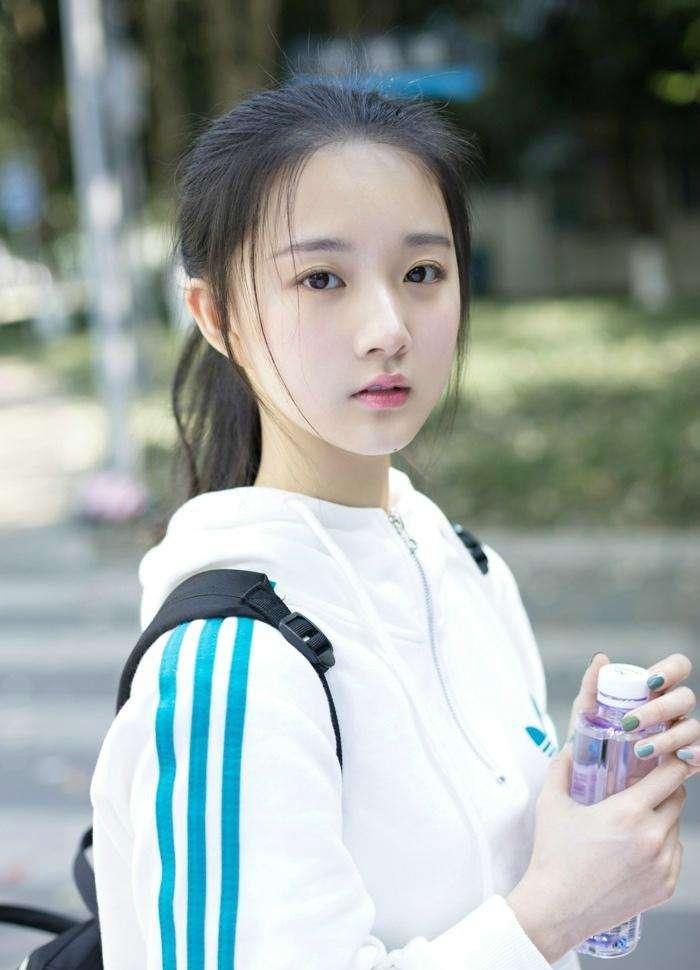
#> input picture PicRec/ALL_Other/ImagePY/img16.jpg, 700 x 970 px
$ python image16_1.py
#> lines starting #> are read from the running program, lines starting #| are printed output that depends on the picture
#> further down, img is the input picture: shape (970, 700, 3); mean B, G, R 158.1, 161, 152.6
# -*- coding: utf-8 -*-
import cv2 as cv


# 图像梯度：索贝尔算子
def sobel_image(image):
    grad_x = cv.Sobel(image, cv.CV_32F, 1, 0)  # x方向的导数
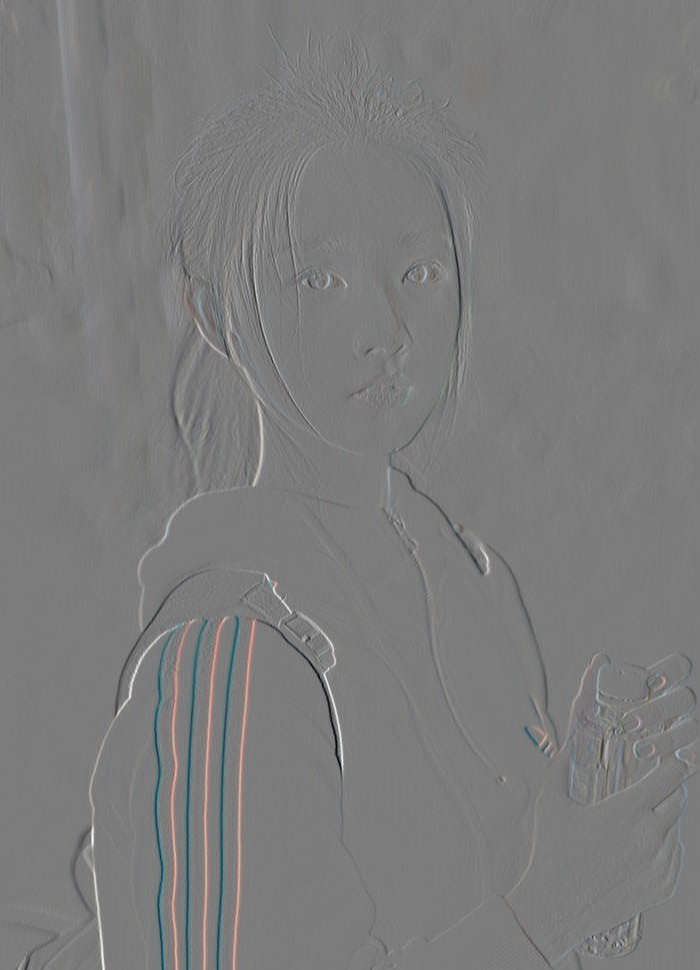
#> grad_x: shape (970, 700, 3) float32; mean B, G, R -0.7, -0.6, -0.6; drawn with min black and max white
    grad_y = cv.Sobel(image, cv.CV_32F, 0, 1)  # y方向的导数
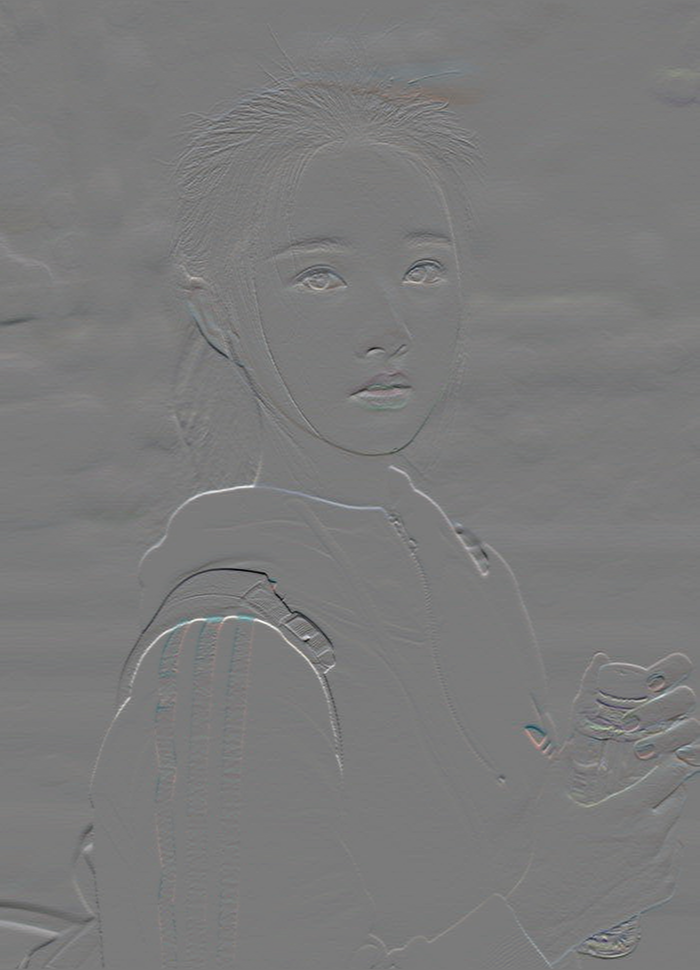
#> grad_y: shape (970, 700, 3) float32; mean B, G, R 1.3, 1.2, 1.1; drawn with min black and max white
    gradx = cv.convertScaleAbs(grad_x)
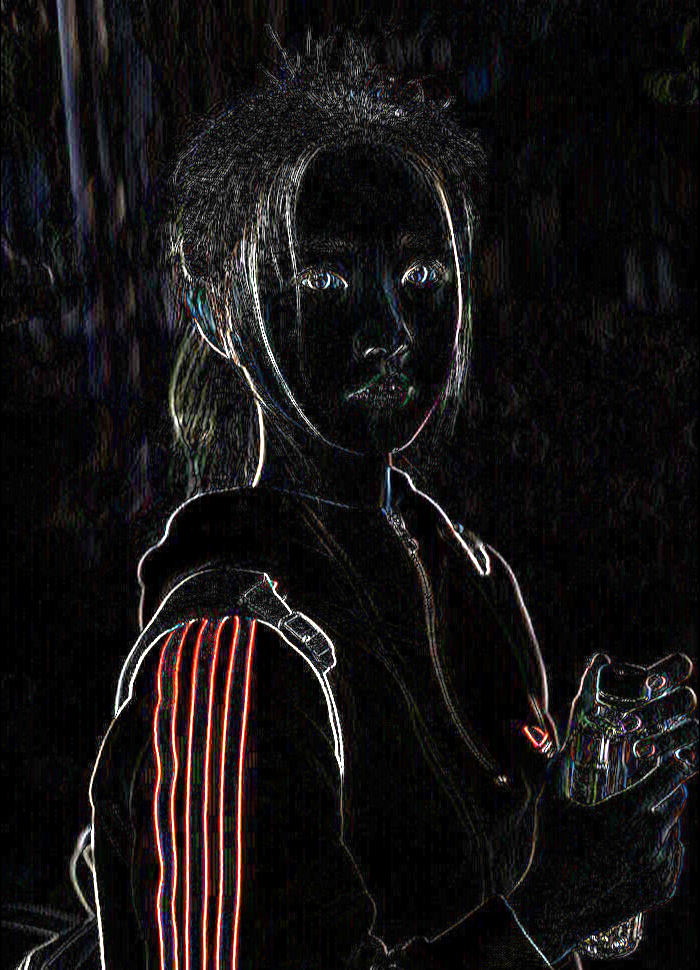
#> gradx: shape (970, 700, 3); mean B, G, R 19.1, 18.7, 21.4
    grady = cv.convertScaleAbs(grad_y)
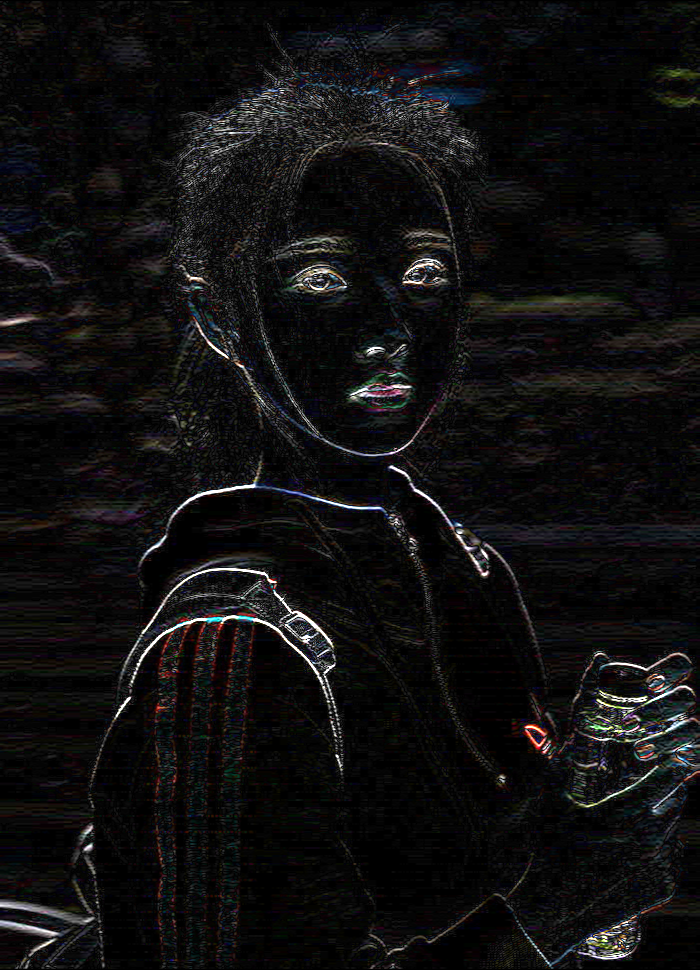
#> grady: shape (970, 700, 3); mean B, G, R 15.9, 15.6, 16.3
    cv.imshow('x方向：', gradx)  # 颜色变化在水平分层
    cv.imshow('y方向', grady)  # 颜色变化在垂直分成
    gradxy = cv.addWeighted(gradx, 0.5, grady, 0.5, 0)
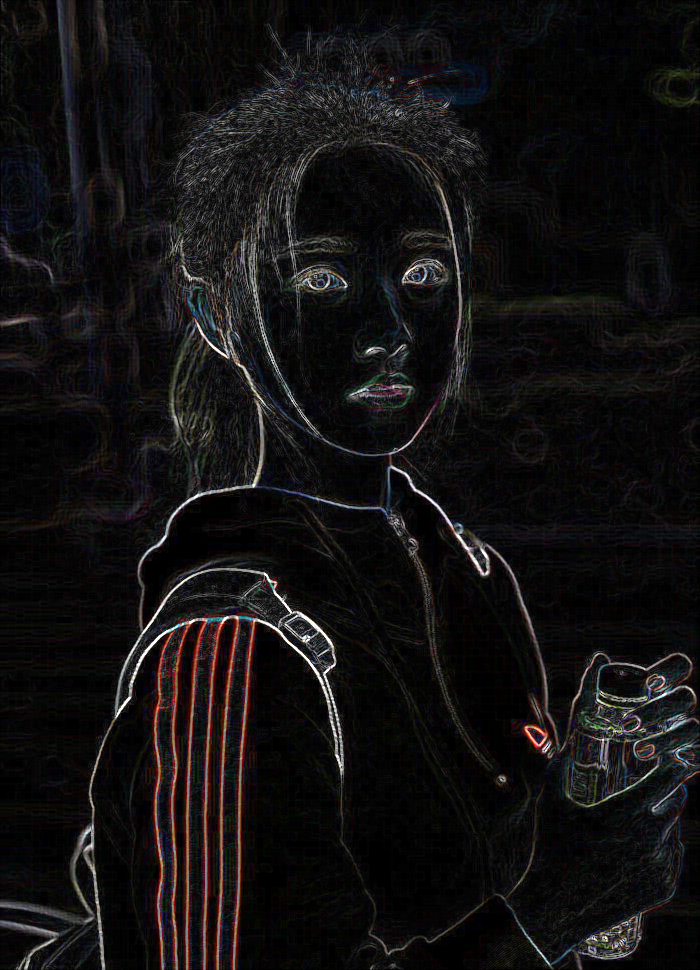
#> gradxy: shape (970, 700, 3); mean B, G, R 17.5, 17.2, 18.8
    cv.imshow('hecheng:', gradxy)


img = cv.imread('img16.jpg')
cv.imshow('yuanLai', img)
sobel_image(img)
cv.waitKey()
cv.destroyAllWindows()

$ run again, with PicRec/ALL_Other/ImagePY/img14.jpg copied over PicRec/ALL_Other/ImagePY/img16.jpg
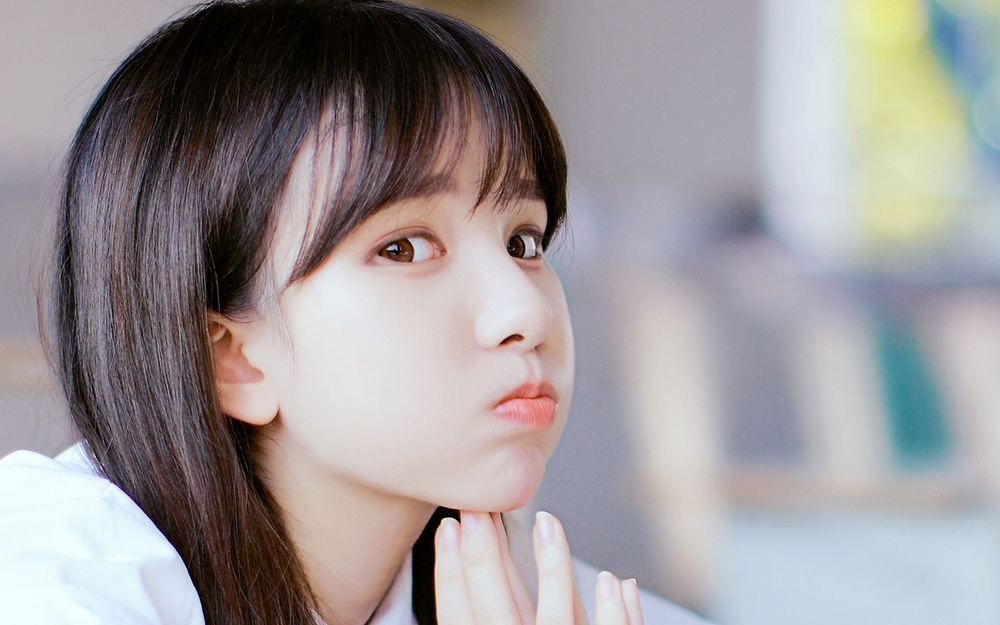
#> input picture PicRec/ALL_Other/ImagePY/img14.jpg, 1000 x 625 px, shrunk from 1920 x 1200 before the run
#> img is the input picture: shape (625, 1000, 3); mean B, G, R 152.9, 151.1, 156.3
#> in sobel_image, `grad_y = cv.Sobel(image, cv.CV_32F, 0, 1)`:
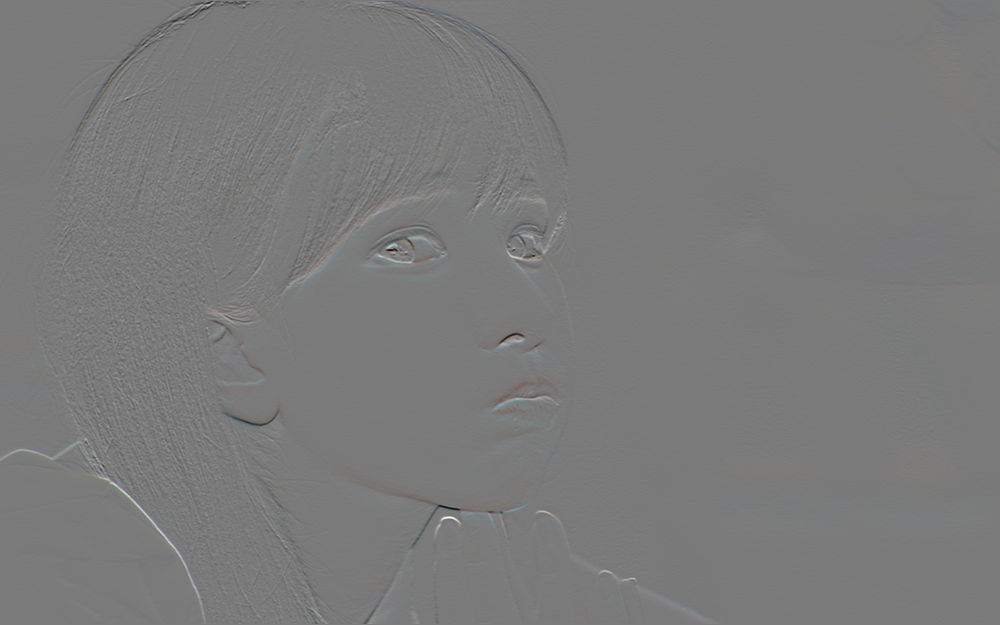
#> grad_y: shape (625, 1000, 3) float32; mean B, G, R 0.8, 0.6, 0.5; drawn with min black and max white
#> in sobel_image, `gradxy = cv.addWeighted(gradx, 0.5, grady, 0.5, 0)`:
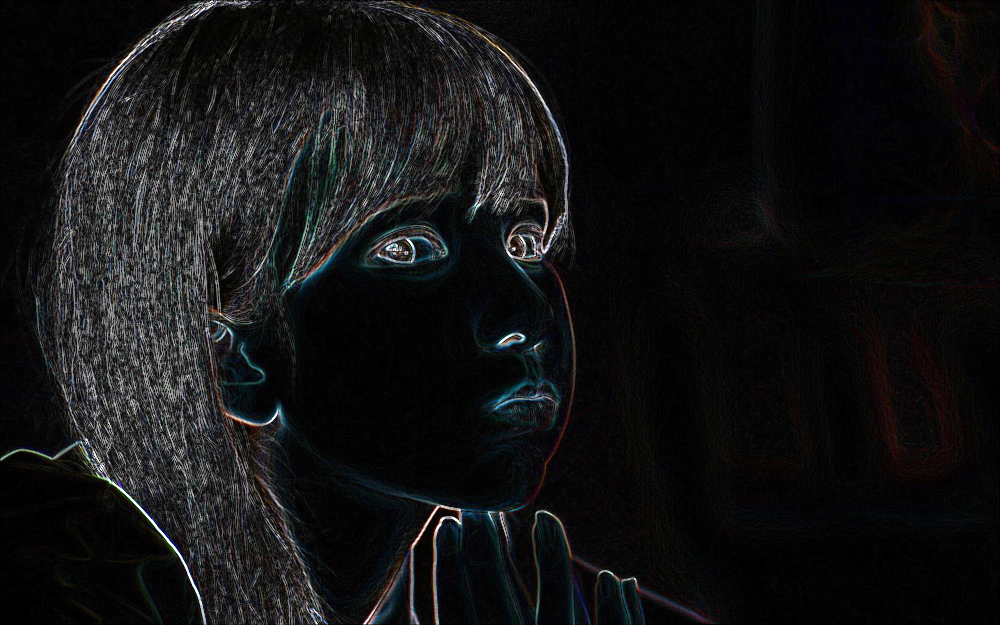
#> gradxy: shape (625, 1000, 3); mean B, G, R 19.7, 19.1, 18.9

$ run again, with PicRec/ALL_Other/ImagePY/img15.jpg copied over PicRec/ALL_Other/ImagePY/img16.jpg
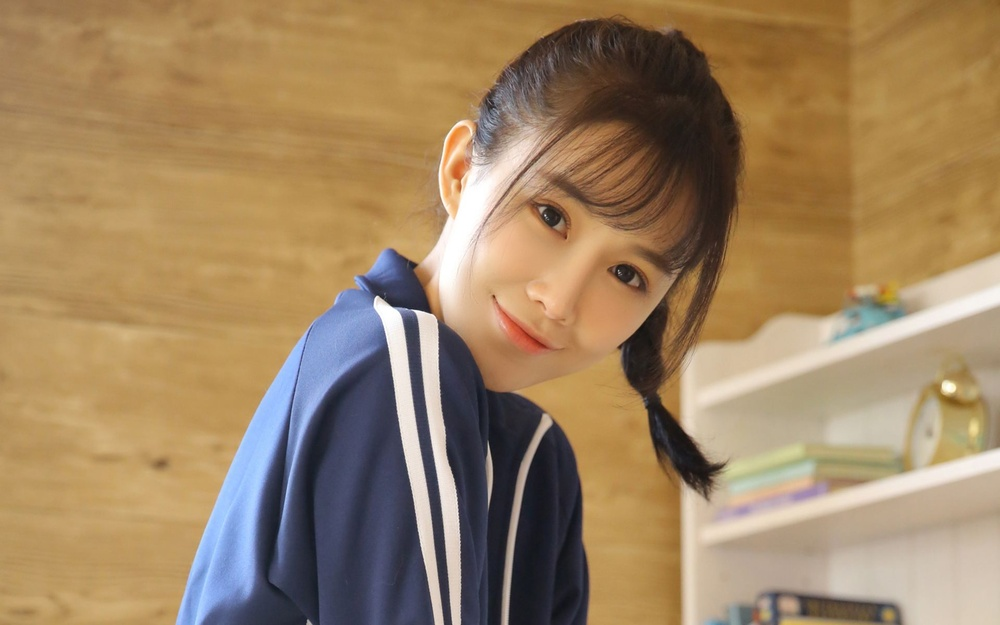
#> input picture PicRec/ALL_Other/ImagePY/img15.jpg, 1000 x 625 px, shrunk from 1920 x 1200 before the run
#> img is the input picture: shape (625, 1000, 3); mean B, G, R 98.5, 132.4, 159.2
#> in sobel_image, `grad_y = cv.Sobel(image, cv.CV_32F, 0, 1)`:
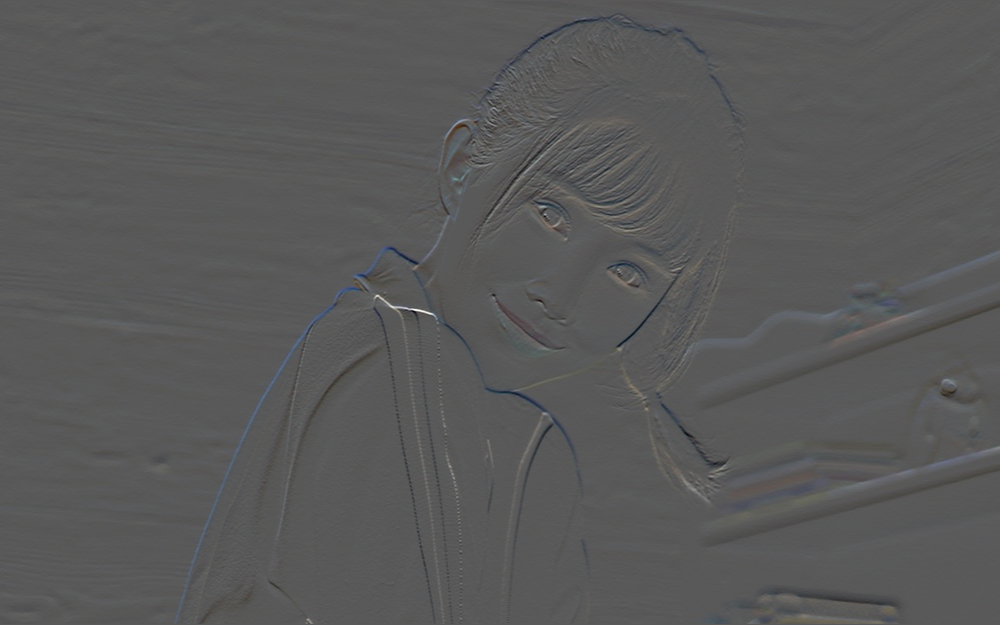
#> grad_y: shape (625, 1000, 3) float32; mean B, G, R 0.5, 0, -0.3; drawn with min black and max white
#> in sobel_image, `gradxy = cv.addWeighted(gradx, 0.5, grady, 0.5, 0)`:
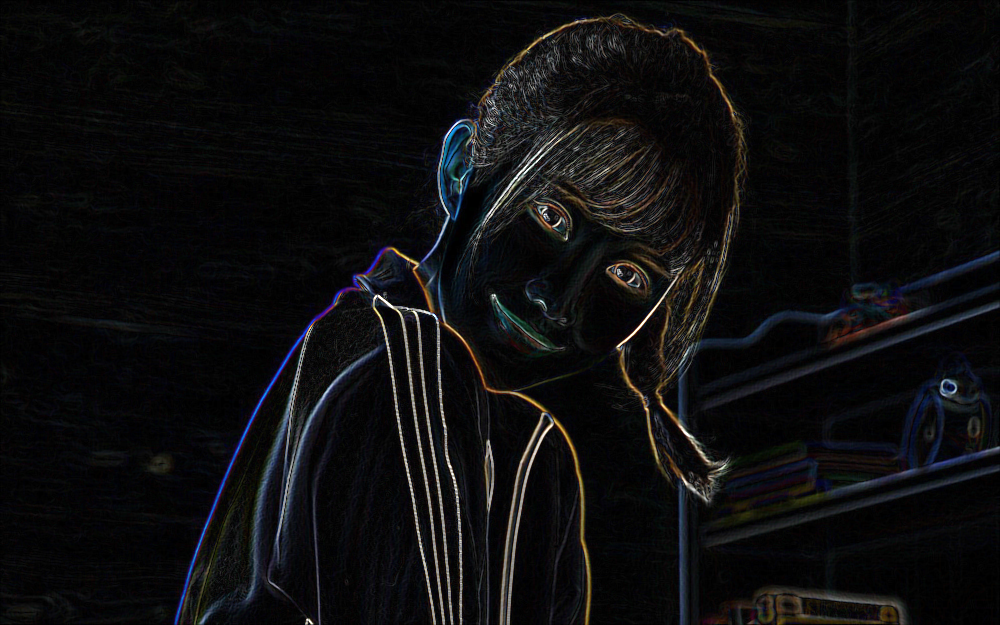
#> gradxy: shape (625, 1000, 3); mean B, G, R 14.4, 13.5, 13.5

$ run again, with PicRec/ALL_Other/ImagePY/img20.jpg copied over PicRec/ALL_Other/ImagePY/img16.jpg
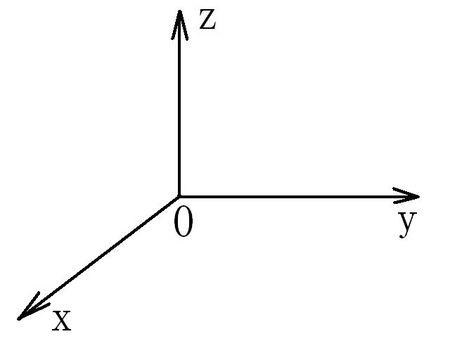
#> input picture PicRec/ALL_Other/ImagePY/img20.jpg, 450 x 360 px
#> img is the input picture: shape (360, 450, 3); min 0, max 255, mean 250.5
#> in sobel_image, `grad_y = cv.Sobel(image, cv.CV_32F, 0, 1)`:
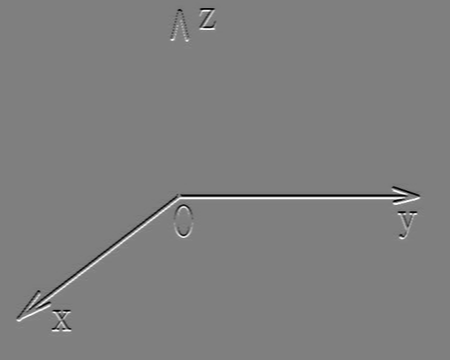
#> grad_y: shape (360, 450, 3) float32; min -1014, max 1016, mean 0; drawn with min black and max white
#> in sobel_image, `gradxy = cv.addWeighted(gradx, 0.5, grady, 0.5, 0)`:
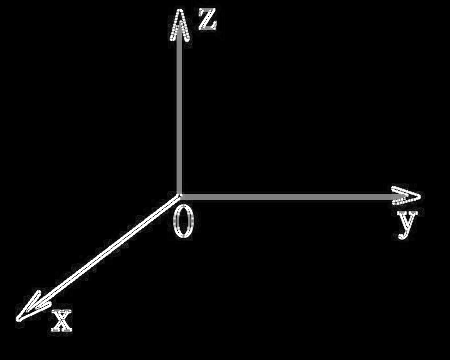
#> gradxy: shape (360, 450, 3); min 0, max 255, mean 6.6
